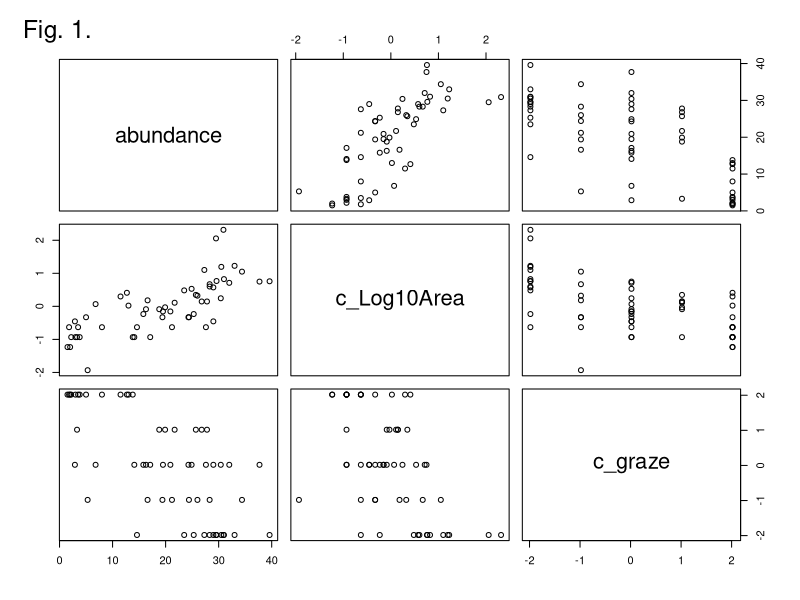
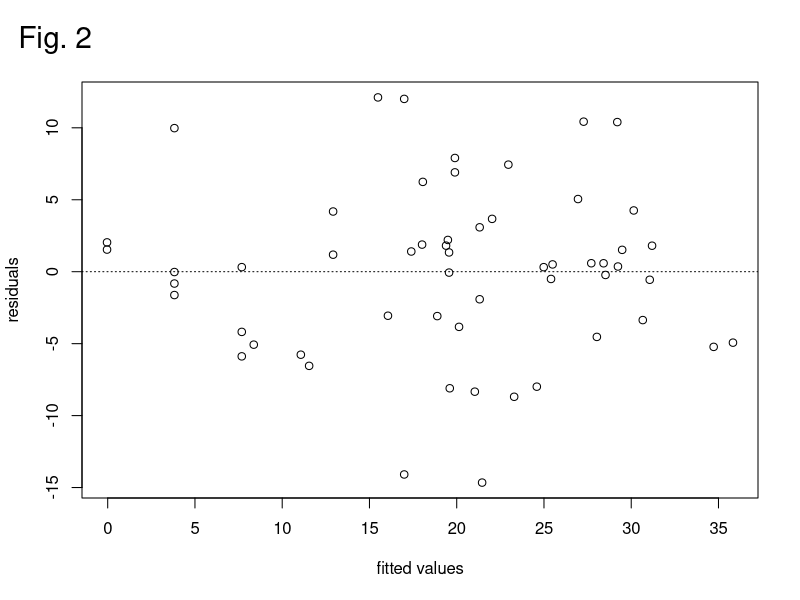

Write R code to recreate these figures, in order.
# let's have a look at how the data is organized in the dataframe.
d1 <- read.csv("data/loyn2.csv")
head(d1) # this command tells R to show just the top few rows of the dataframe.

# before we fit the model let's explore the data graphically
plot(d1)
mtext(text="Fig. 1.",at = 0,cex=1.5,line = 2,adj = 0)

# Now let's fit a linear model to the data and have a look at one output
m1 <- lm(abundance~c_Log10Area*c_graze,data=d1)
plot(m1$residuals~m1$fitted.values,xlab="fitted values",ylab="residuals")
abline(h=0,lty=3)
mtext(text="Fig. 2",at = -3,cex=1.8,line=1.5)

# let us look at another model diagnostic
library(car) # this R package will help
vif(m1) # calculates Variance Inflation Factors for all variables in the model

summary(m1)
